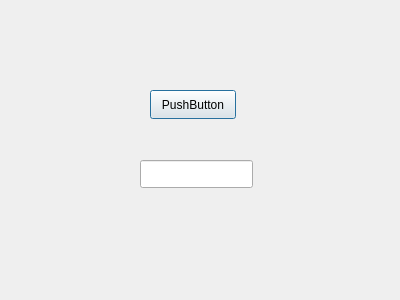
<?xml version="1.0" encoding="UTF-8"?>
<ui version="4.0">
 <class>Dialog</class>
 <widget class="QDialog" name="Dialog">
  <property name="geometry">
   <rect>
    <x>0</x>
    <y>0</y>
    <width>400</width>
    <height>300</height>
   </rect>
  </property>
  <property name="windowTitle">
   <string>Dialog</string>
  </property>
  <widget class="QPushButton" name="pushButton">
   <property name="geometry">
    <rect>
     <x>150</x>
     <y>90</y>
     <width>86</width>
     <height>29</height>
    </rect>
   </property>
   <property name="text">
    <string>PushButton</string>
   </property>
  </widget>
  <widget class="QLineEdit" name="lineEdit">
   <property name="geometry">
    <rect>
     <x>140</x>
     <y>160</y>
     <width>113</width>
     <height>28</height>
    </rect>
   </property>
  </widget>
 </widget>
 <resources/>
 <connections/>
</ui>
